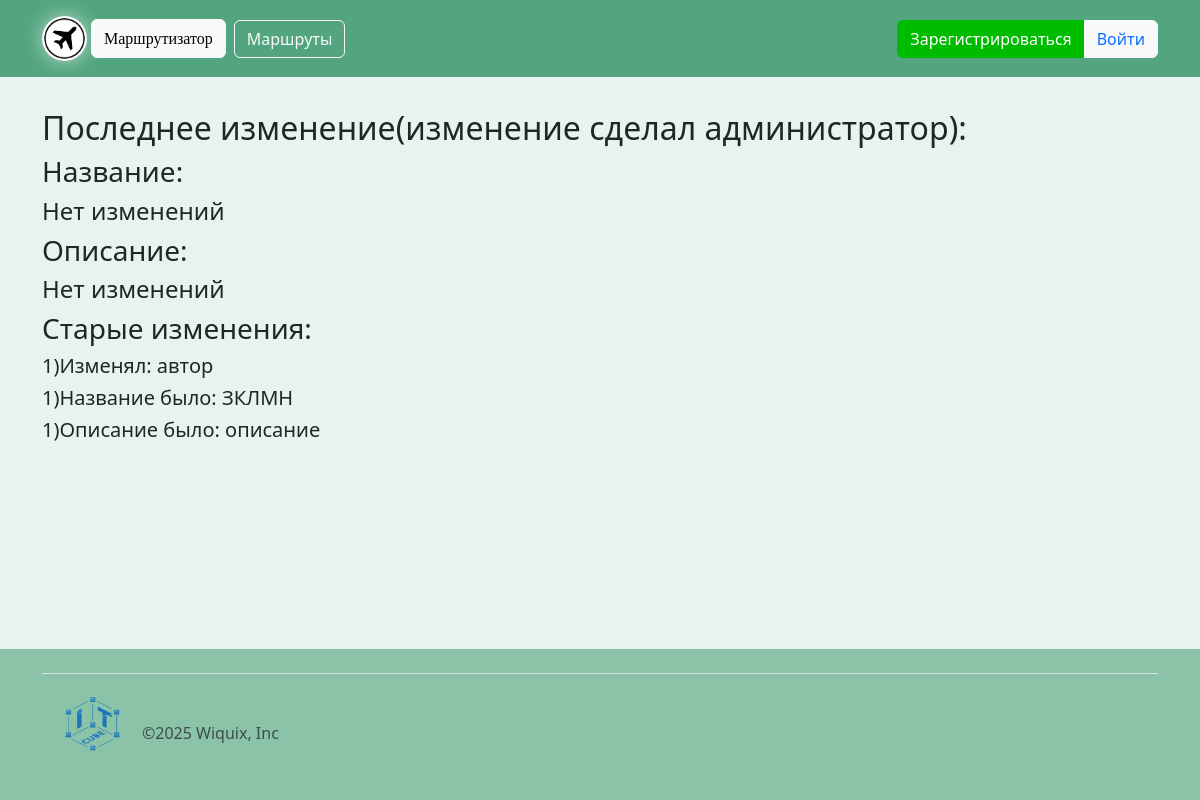
The app's page /history_route/2, older data.
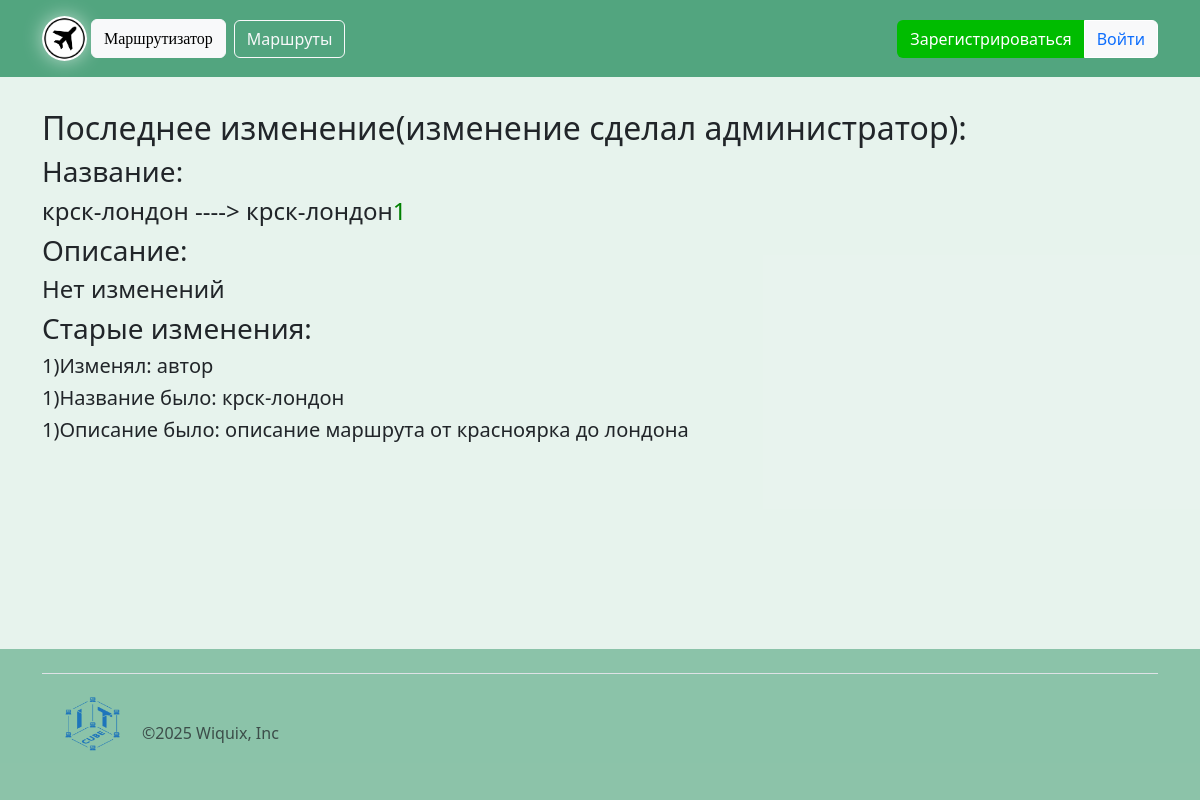
The same page, newer data.
### instance/DataBase.py (models this page shows)
class History(db.Model, UserMixin):
    id = db.Column(db.Integer, primary_key=True)
    title = db.Column(db.String)
    description = db.Column(db.String)
    user_id = db.Column(db.Integer)
    rating = db.Column(db.String)
    status = db.Column(db.Integer)
    route_id = db.Column(db.Integer)
    last = db.Column(db.Integer)
    who_edit = db.Column(db.String, default="author")

### main.py (the view)
@app.route('/history_route/<int:id>', methods=["POST", "GET"])
@limiter.limit("5 per 20 seconds")
def history_route(id):
    route = Routes.query.filter_by(id=id).first()
    last_history = History.query.filter(History.route_id == id and History.last == 1).first()
    past_history = History.query.filter(History.route_id == id and History.last == 0).all()
    who_edit = ""
    if last_history is None:
        who_edit = ""
    elif last_history.who_edit == "admin":
        who_edit = "администратор"
    else:
        who_edit = "автор"
    no_edit_title = 0
    no_edit_description = 0
    red_text_title = ""
    green_text_title = ""
    just_text_title = ""
    red_text_description = ""
    green_text_description = ""
    just_text_description = ""
    if not (last_history is None):
        if route.title != last_history.title:
            for i in range(max(len(route.title), len(last_history.title))):
                try:
                    if route.title[i] == last_history.title[i]:
                        just_text_title += route.title[i]
                    else:
                        green_text_title += route.title[i]
                        red_text_title += last_history.title[i]
                except Exception as e:
                    if len(route.title) > len(last_history.title):
                        green_text_title += route.title[i:]
                    else:
                        red_text_title += last_history.title[i:]
                    break
        else:
            no_edit_title = 1
        if route.description != last_history.description:
            for i in range(max(len(route.description), len(last_history.description))):
                try:
                    if route.description[i] == last_history.description[i]:
                        just_text_description += route.description[i]
                    else:
                        green_text_description += route.description[i]
                        red_text_description += last_history.description[i]
                except Exception as e:
                    if len(route.description) > len(last_history.description):
                        green_text_description += route.description[i:]
                    else:
                        red_text_description += last_history.description[i:]
                    break
        else:
            no_edit_description = 1
    else:
        no_edit_title = 1
        no_edit_description = 1
    return render_template("history.html", just_text_title=just_text_title, red_text_title=red_text_title,
                           green_text_title=green_text_title, no_edit_title=no_edit_title,
                           just_text_description=just_text_description, red_text_description=red_text_description,
                           green_text_description=green_text_description, no_edit_description=no_edit_description,
                           past_history=past_history, who_edit=who_edit)

### templates/history.html (shortened to what this page needs)
{% extends 'base.html' %}
{% block main %}
    <br>
    <div style="display:table">
        <div style="display:table-cell">
            <h2>Последнее изменение{% if who_edit != "" %}(изменение сделал {{ who_edit }}):{% endif %}</h2>
            <h3>Название:</h3>
            {% if no_edit_title == 0 %}
            <h4><span>{{just_text_title}}</span>     ---->       <span><span>{{just_text_title}}</span><span style="color:green;">{{green_text_title}}</span></span></h4>
            {% else %}
            <h4>Нет изменений</h4>
            {% endif %}
            <h3>Описание:</h3>
            {% if no_edit_description == 0 %}
            <h4><span>{{just_text_description}}</span><span style="color:red;">{{red_text_description}}</span>     ---->       <span><span>{{just_text_description}}</span><span style="color:green;">{{green_text_description}}</span></span></h4>
            {% else %}
            <h4>Нет изменений</h4>
            {% endif %}
            {% if past_history|length > 0 %}
            <h3>Старые изменения:</h3>
            {% for i in range(past_history|length) %}
            <h5>{{ i+1 }})Изменял: {% if past_history[i].who_edit == "admin" %}автор{% else %}администратор{% endif %}</h5>
            <h5>{{ i+1 }})Название было: {{ past_history[i].title }}</h5>
            <h5>{{ i+1 }})Описание было: {{ past_history[i].description }}</h5>
            {% endfor %}
            {% endif %}
        </div>
    <br>
        </div>
{% endblock %}

Row changes from the older to the newer data that the page shows:
no longer on this page (row edited): History: title "ЗКЛМН", description "описание"
added History: title "крск-лондон", title "крск-лондон", description "описание маршрута от красноярка до лондона"
Text that changed along with them:
{{ green_text_title }}: (not shown) → "1"
text no longer shown: "Нет изменений"
new list line: "1 )Изменял: автор 1 )Название было: 1 )Описание было:"
list line gone: "1 )Изменял: автор 1 )Название было: 1 )Описание было:"
